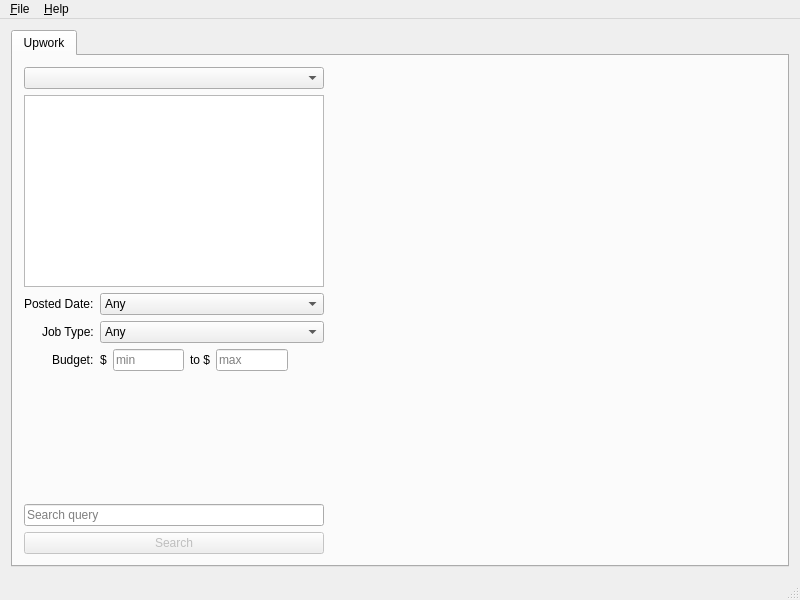
<?xml version="1.0" encoding="UTF-8"?>
<ui version="4.0">
 <class>MainWindow</class>
 <widget class="QMainWindow" name="MainWindow">
  <property name="geometry">
   <rect>
    <x>0</x>
    <y>0</y>
    <width>800</width>
    <height>600</height>
   </rect>
  </property>
  <property name="minimumSize">
   <size>
    <width>800</width>
    <height>600</height>
   </size>
  </property>
  <property name="windowTitle">
   <string>Freelance Navigator</string>
  </property>
  <widget class="QWidget" name="centralWidget">
   <layout class="QHBoxLayout" name="horizontalLayout">
    <item>
     <widget class="QTabWidget" name="tabWidget">
      <property name="currentIndex">
       <number>0</number>
      </property>
      <widget class="QWidget" name="upworkTab">
       <attribute name="title">
        <string>Upwork</string>
       </attribute>
       <layout class="QHBoxLayout" name="horizontalLayout_2" stretch="1,10">
        <item>
         <layout class="QVBoxLayout" name="upworkFiltersLayout">
          <item>
           <widget class="QComboBox" name="upworkCategoryComboBox"/>
          </item>
          <item>
           <widget class="QListWidget" name="upworkSubcategoryListWidget">
            <property name="minimumSize">
             <size>
              <width>300</width>
              <height>0</height>
             </size>
            </property>
           </widget>
          </item>
          <item>
           <layout class="QFormLayout" name="formLayout">
            <property name="labelAlignment">
             <set>Qt::AlignRight|Qt::AlignTrailing|Qt::AlignVCenter</set>
            </property>
            <item row="0" column="0">
             <widget class="QLabel" name="label">
              <property name="text">
               <string>Posted Date:</string>
              </property>
             </widget>
            </item>
            <item row="0" column="1">
             <widget class="QComboBox" name="upworkPostedDateComboBox">
              <item>
               <property name="text">
                <string>Any</string>
               </property>
              </item>
              <item>
               <property name="text">
                <string>Within 24 hours</string>
               </property>
              </item>
              <item>
               <property name="text">
                <string>Within 3 days</string>
               </property>
              </item>
              <item>
               <property name="text">
                <string>Within 5 days</string>
               </property>
              </item>
              <item>
               <property name="text">
                <string>Within a week</string>
               </property>
              </item>
              <item>
               <property name="text">
                <string>Within 10 days</string>
               </property>
              </item>
              <item>
               <property name="text">
                <string>Within 2 weeks</string>
               </property>
              </item>
              <item>
               <property name="text">
                <string>Within a month</string>
               </property>
              </item>
             </widget>
            </item>
            <item row="1" column="0">
             <widget class="QLabel" name="label_2">
              <property name="text">
               <string>Job Type:</string>
              </property>
             </widget>
            </item>
            <item row="1" column="1">
             <widget class="QComboBox" name="upworkJobTypeComboBox">
              <item>
               <property name="text">
                <string>Any</string>
               </property>
              </item>
              <item>
               <property name="text">
                <string>Fixed Price</string>
               </property>
              </item>
              <item>
               <property name="text">
                <string>Hourly</string>
               </property>
              </item>
             </widget>
            </item>
            <item row="2" column="0">
             <widget class="QLabel" name="upworkBudgetLabel">
              <property name="text">
               <string>Budget:</string>
              </property>
             </widget>
            </item>
            <item row="2" column="1">
             <layout class="QHBoxLayout" name="horizontalLayout_3">
              <item>
               <widget class="QLabel" name="upworkMinBudgetLabel">
                <property name="text">
                 <string>$</string>
                </property>
               </widget>
              </item>
              <item>
               <widget class="QLineEdit" name="upworkMinBudgetLineEdit">
                <property name="maximumSize">
                 <size>
                  <width>75</width>
                  <height>16777215</height>
                 </size>
                </property>
                <property name="placeholderText">
                 <string>min</string>
                </property>
               </widget>
              </item>
              <item>
               <widget class="QLabel" name="upworkMaxBudgetLabel">
                <property name="text">
                 <string>to $</string>
                </property>
               </widget>
              </item>
              <item>
               <widget class="QLineEdit" name="upworkMaxBudgetLineEdit">
                <property name="maximumSize">
                 <size>
                  <width>75</width>
                  <height>16777215</height>
                 </size>
                </property>
                <property name="placeholderText">
                 <string>max</string>
                </property>
               </widget>
              </item>
              <item>
               <spacer name="horizontalSpacer">
                <property name="orientation">
                 <enum>Qt::Horizontal</enum>
                </property>
                <property name="sizeHint" stdset="0">
                 <size>
                  <width>40</width>
                  <height>20</height>
                 </size>
                </property>
               </spacer>
              </item>
             </layout>
            </item>
           </layout>
          </item>
          <item>
           <spacer name="verticalSpacer">
            <property name="orientation">
             <enum>Qt::Vertical</enum>
            </property>
            <property name="sizeHint" stdset="0">
             <size>
              <width>20</width>
              <height>40</height>
             </size>
            </property>
           </spacer>
          </item>
          <item>
           <widget class="QLineEdit" name="upworkSearchLineEdit">
            <property name="placeholderText">
             <string>Search query</string>
            </property>
           </widget>
          </item>
          <item>
           <widget class="QPushButton" name="upworkSearchButton">
            <property name="enabled">
             <bool>false</bool>
            </property>
            <property name="text">
             <string>Search</string>
            </property>
           </widget>
          </item>
         </layout>
        </item>
        <item>
         <widget class="FreelanceNavigator::Widgets::JobListWidget" name="upworkJobListWidget" native="true"/>
        </item>
       </layout>
      </widget>
     </widget>
    </item>
   </layout>
  </widget>
  <widget class="QMenuBar" name="menuBar">
   <property name="geometry">
    <rect>
     <x>0</x>
     <y>0</y>
     <width>800</width>
     <height>26</height>
    </rect>
   </property>
   <widget class="QMenu" name="menuFile">
    <property name="title">
     <string>&amp;File</string>
    </property>
    <addaction name="actionUpworkLogIn"/>
    <addaction name="actionUpworkLogOut"/>
    <addaction name="actionExit"/>
   </widget>
   <widget class="QMenu" name="menuHelp">
    <property name="title">
     <string>&amp;Help</string>
    </property>
    <addaction name="actionAbout"/>
   </widget>
   <addaction name="menuFile"/>
   <addaction name="menuHelp"/>
  </widget>
  <widget class="QStatusBar" name="statusBar"/>
  <action name="actionExit">
   <property name="text">
    <string>E&amp;xit</string>
   </property>
  </action>
  <action name="actionAbout">
   <property name="text">
    <string>About &amp;Freelance Navigator...</string>
   </property>
  </action>
  <action name="actionUpworkLogIn">
   <property name="text">
    <string>Log in to Upwork</string>
   </property>
  </action>
  <action name="actionUpworkLogOut">
   <property name="text">
    <string>Log out from Upwork</string>
   </property>
   <property name="visible">
    <bool>false</bool>
   </property>
  </action>
 </widget>
 <layoutdefault spacing="6" margin="11"/>
 <customwidgets>
  <customwidget>
   <class>FreelanceNavigator::Widgets::JobListWidget</class>
   <extends>QWidget</extends>
   <header>Widgets/joblistwidget.h</header>
   <container>1</container>
  </customwidget>
 </customwidgets>
 <resources/>
 <connections/>
</ui>
